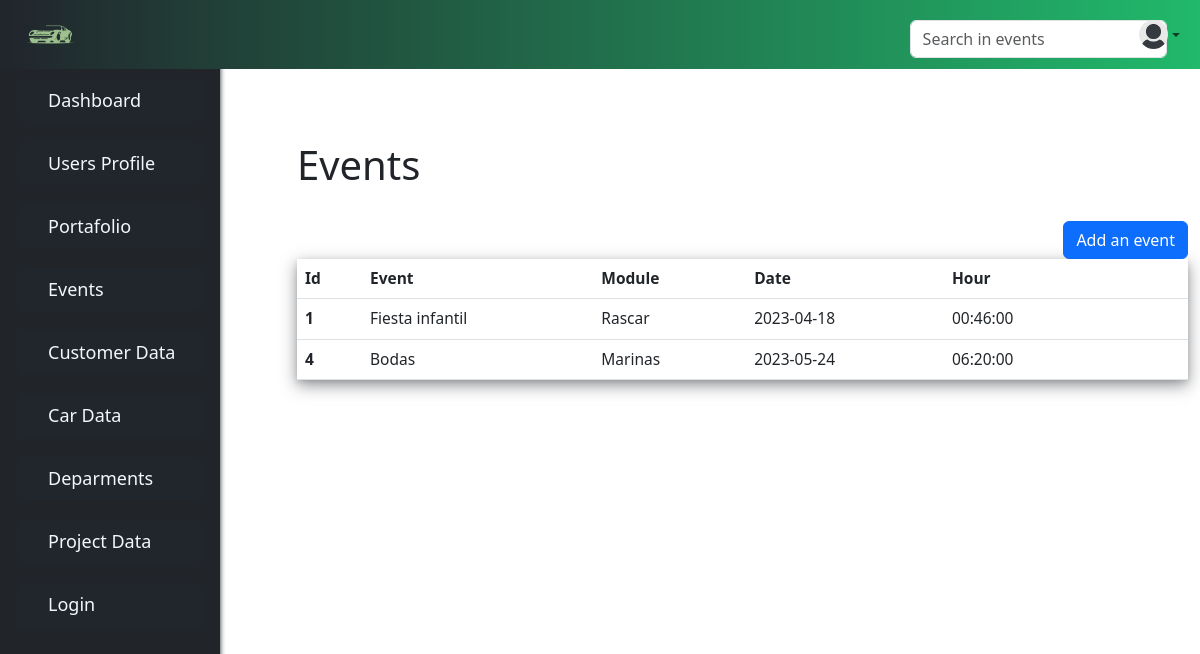
Screenshot of /events/ with the database file from the repository.
### webapp/system/models.py (models this page shows, shortened)
class Events(db.Model):
    id = db.Column(db.Integer(), primary_key=True)
    event = db.Column(db.String(255))
    module = db.Column(db.String(255))
    date = db.Column(db.DateTime())
    hour = db.Column(db.Time())

### webapp/system/controllers.py (the view)
@system_blueprint.route('/events/',methods=['GET', 'POST'])
def events():
    form=EventsForm()
    searchForm = SearchForm()
    our_events= Events.query.order_by(Events.id)
    return render_template('system/events.html', our_models=our_events, form=form, SearchForm=searchForm ,datetime=datetime)

### webapp/system/forms.py
class EventsForm(FlaskForm):
    event = StringField('Event', validators=[DataRequired()])
    module = StringField('Module', validators=[DataRequired()])
    date = DateField('Date', format='%Y-%m-%d', validators=[DataRequired()])
    hour = TimeField('Hour', format='%H:%M', validators=[DataRequired()])
    submit = SubmitField('Submit')

### webapp/searched/forms.py
class SearchForm(Form):
    bar_search = StringField('Searched:', validators=[DataRequired()])
    submit = SubmitField('Submit')

### webapp/templates/system/events.html (shortened to what this page needs)
{% extends 'base.html' %}
{% block content %}
<br/>
		<h1>Events </h1>
		<br/>
		<div class="izq">
			<button type="button" class="btn btn-primary" data-bs-toggle="modal" data-bs-target='#document-textModal' >
				Add an event
			</button>
		</div>
		<table class="table table-hover table" >
			<thead class="thead">
				<tr>
					<th scope="col">Id</th>
					<th scope="col">Event</th>
					<th scope="col">Module</th>
					<th scope="col">Date</th>
					<th scope="col">Hour</th>
					<th scope="col"></th>
				</tr>
			</thead>
			{% for our_model in our_models %}
				<tbody>
					<tr>
		{% include 'system/tables/events-table.html' %}
		<td> <button type="submit" class="btn "  >
                  </button></td>
                </tr>
        </tbody>
    {%endfor%}
</table>
{% endblock %}

### webapp/templates/system/tables/events-table.html
<th scope="row">{{our_model.id}}</th>
<td>{{our_model.event}}</td>
<td>{{our_model.module}}</td>
<td>{{our_model.date.date()}}</td>
<td>{{our_model.hour}}</td>

### webapp/static/css/style.css (style rules this page uses)
body { background-color: white; }
.table { background-color: rgba(190, 226, 245, 0.1); box-shadow: 0 2px 5px 0 rgba(33,37,44, 0.1), 0 5px 15px 0 rgba(33,37,44, 0.5); font-size: 15.5px; }
.thead { background-color: #21b96b; color: rgb(255, 255, 255); }
.izq { text-align:right; }

### rows the page displays
Events: id "1", event "Fiesta infantil", module "Rascar", date "2023-04-18", hour "00:46:00"
Events: id "4", event "Bodas", module "Marinas", date "2023-05-24", hour "06:20:00"
